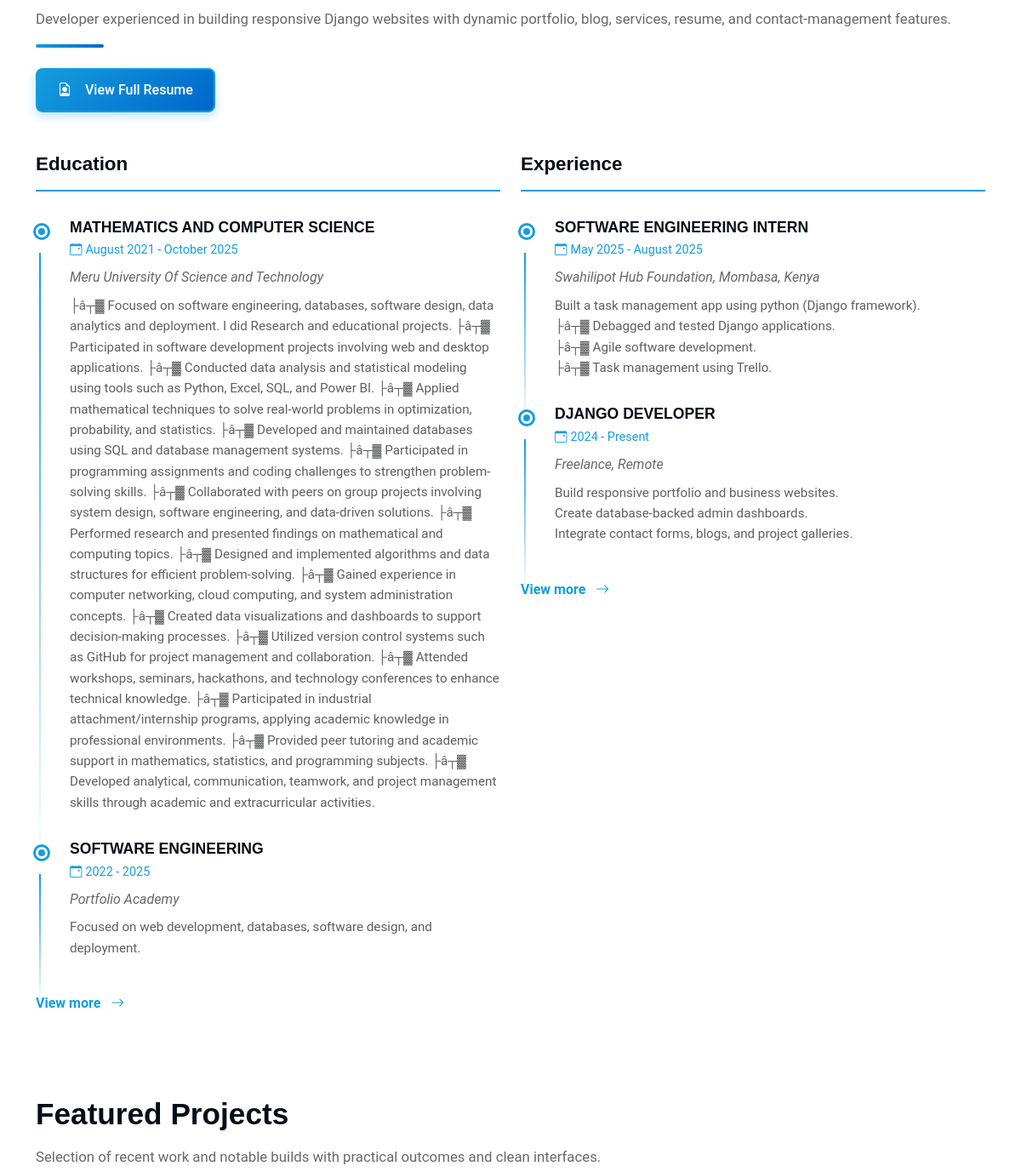
Before: / (middle part) with the older database file.
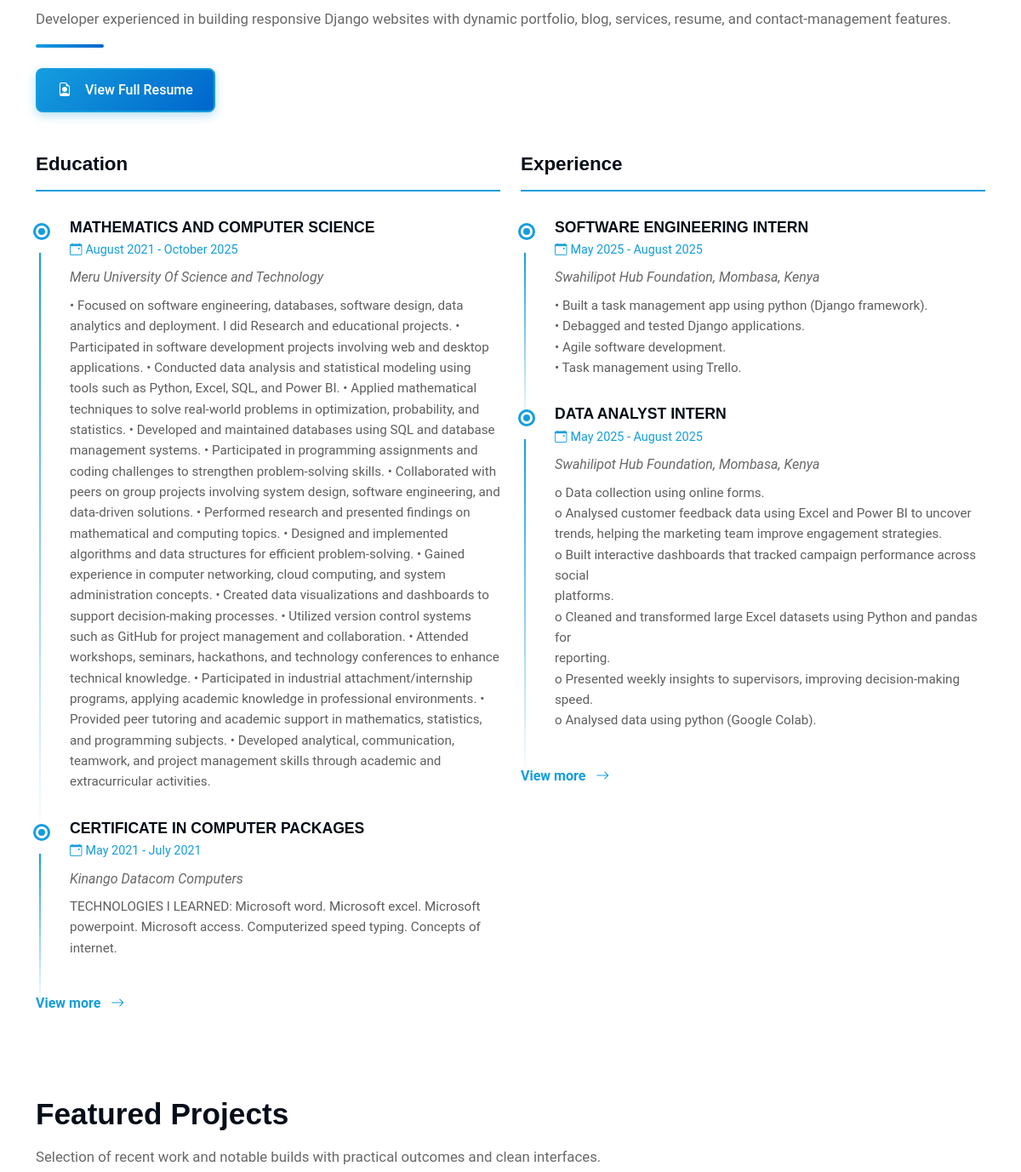
After: the same page with the newer database file.
### myportifolio/models.py (models this page shows, shortened)
class TimestampedModel(models.Model):
    created_at = models.DateTimeField(auto_now_add=True)
    updated_at = models.DateTimeField(auto_now=True)
    class Meta:
        abstract = True

class Education(TimestampedModel):
    degree = models.CharField(max_length=180)
    school = models.CharField(max_length=180)
    period = models.CharField(max_length=80)
    description = models.TextField(blank=True)
    order = models.PositiveIntegerField(default=0)
    class Meta:
        ordering = ["order", "-created_at"]

class Experience(TimestampedModel):
    role = models.CharField(max_length=180)
    company = models.CharField(max_length=180)
    period = models.CharField(max_length=80)
    location = models.CharField(max_length=120, blank=True)
    description = models.TextField(
        help_text="Use one responsibility per line for bullet points."
    )
    order = models.PositiveIntegerField(default=0)
    class Meta:
        ordering = ["order", "-created_at"]

### myportifolio/views.py (the view)
# urls.py: path("", views.index, name="index"),
def index(request):
    if request.method == "POST":
        form = ContactMessageForm(request.POST)
        if form.is_valid():
            form.save()
            messages.success(request, "Your message has been sent. Thank you!")
            return redirect("index")
        messages.error(request, "Please correct the highlighted fields.")
    else:
        form = ContactMessageForm()
    posts = BlogPost.objects.filter(published=True).filter(
        published_at__lte=timezone.now()
    ) | BlogPost.objects.filter(published=True, published_at__isnull=True)
    context = {
        "profile": _site_profile(),
        "skills": Skill.objects.all(),
        "education": Education.objects.all(),
        "experience": Experience.objects.all(),
        "resume": Resume.objects.order_by("-updated_at").first(),
        "services": Service.objects.filter(is_active=True),
        "projects": Project.objects.all(),
        "featured_projects": Project.objects.filter(is_featured=True),
        "blog_posts": posts.distinct()[:3],
        "contact_form": form,
    }
    return render(request, "index.html", context)

### myportifolio/models.py (called while the page is built)
    def get_absolute_url(self):
        return reverse("project_detail", kwargs={"slug": self.slug})

    def get_absolute_url(self):
        return reverse("blog_detail", kwargs={"slug": self.slug})

### myportifolio/views.py (called while the page is built, shortened)
def _site_profile():
    profile = SiteProfile.objects.order_by("-updated_at").first()
    if profile:
        return profile

### myportifolio/templates/index.html (shortened to what this page needs)
{% load static %}
<!DOCTYPE html>
<html lang="en">
<head>
  <link href="{% static 'assets/vendor/bootstrap/css/bootstrap.min.css' %}" rel="stylesheet">
  <link href="{% static 'assets/vendor/bootstrap-icons/bootstrap-icons.css' %}" rel="stylesheet">
  <link href="{% static 'assets/vendor/aos/aos.css' %}" rel="stylesheet">
  <link href="{% static 'assets/vendor/glightbox/css/glightbox.min.css' %}" rel="stylesheet">
  <link href="{% static 'assets/vendor/swiper/swiper-bundle.min.css' %}" rel="stylesheet">
  <link href="{% static 'assets/css/main.css' %}" rel="stylesheet">
</head>
<body class="index-page">
  <main class="main">
    <section id="resume" class="resume-modern py-5">
      <div class="container-lg">
        <div class="section-title mb-5" data-aos="fade-up">
          <p>{{ resume.summary|default:"Manage your resume summary, education, and experience from the Django admin." }}</p>
          <div class="title-underline"></div>
          <div class="cta-row mt-4">
            <a href="{% url 'resume' %}" class="btn btn-primary"><i class="bi bi-file-earmark-person me-2"></i>View Full Resume</a>
          </div>
        </div>
        <div class="row g-4">
          <div class="col-lg-6" data-aos="fade-up">
            <h4 class="resume-section-title">Education</h4>
            {% for item in education|slice:":2" %}
              <div class="resume-card">
                <div class="resume-marker"></div>
                <div class="resume-content">
                  <h5>{{ item.degree }}</h5>
                  <p class="resume-period"><i class="bi bi-calendar-event me-1"></i>{{ item.period }}</p>
                  <p class="resume-school"><em>{{ item.school }}</em></p>
                  <p class="resume-description">{{ item.description }}</p>
                </div>
              </div>
            {% empty %}
              <p>Add education records from the Django admin.</p>
            {% endfor %}
            <a href="{% url 'resume' %}" class="readmore text-decoration-none mt-2"><span>View more</span><i class="bi bi-arrow-right ms-1"></i></a>
          </div>
          <div class="col-lg-6" data-aos="fade-up" data-aos-delay="100">
            <h4 class="resume-section-title">Experience</h4>
            {% for item in experience|slice:":2" %}
              <div class="resume-card">
                <div class="resume-marker"></div>
                <div class="resume-content">
                  <h5>{{ item.role }}</h5>
                  <p class="resume-period"><i class="bi bi-calendar-event me-1"></i>{{ item.period }}</p>
                  <p class="resume-company"><em>{{ item.company }}{% if item.location %}, {{ item.location }}{% endif %}</em></p>
                  <p class="resume-description">{{ item.description|linebreaksbr }}</p>
                </div>
              </div>
            {% empty %}
              <p>Add experience records from the Django admin.</p>
            {% endfor %}
            <a href="{% url 'resume' %}" class="readmore text-decoration-none mt-2"><span>View more</span><i class="bi bi-arrow-right ms-1"></i></a>
          </div>
        </div>
      </div>
    </section>
    <section id="projects" class="projects-modern py-5 light-background">
      <div class="container-lg">
        <div class="section-title mb-5" data-aos="fade-up">
          <h2>Featured Projects</h2>
          <p>Selection of recent work and notable builds with practical outcomes and clean interfaces.</p>
        </div>
      </div>
    </section>
  </main>
</body>
</html>

Changed rows visible on the page:
removed Education: degree "SOFTWARE ENGINEERING", period "2022 - 2025", school "Portfolio Academy", description "Focused on web development, databases, software design, and deployment."
removed Experience: role "DJANGO DEVELOPER", period "2024 - Present", company "Freelance", location "Remote", description "Build responsive portfolio and business websites. Create database-backed admin dashboards. Integrate contact forms, blogs, and project galleries."
changed Education "MATHEMATICS AND COMPUTER SCIENCE": description "├â┬▓ Focused on software engineering, databases, software design, data analytics and deployment. I did Research and educational projects. ├â┬▓ Participated in software development projects involving web and desktop applications. ├â┬▓ Conducted data analysis and statistical modeling using tools such as Python, Excel, SQL, and Power BI. ├â┬▓ Applied mathematical techniques to solve real-world problems in optimization, probability, and statistics. ├â┬▓ Developed and maintained databases using SQL and database management systems. ├â┬▓ Participated in programming assignments and coding challenges to strengthen problem-solving skills. ├â┬▓ Collaborated with peers on group projects involving…" → "• Focused on software engineering, databases, software design, data analytics and deployment. I did Research and educational projects. • Participated in software development projects involving web and desktop applications. • Conducted data analysis and statistical modeling using tools such as Python, Excel, SQL, and Power BI. • Applied mathematical techniques to solve real-world problems in optimization, probability, and statistics. • Developed and maintained databases using SQL and database management systems. • Participated in programming assignments and coding challenges to strengthen problem-solving skills. • Collaborated with peers on group projects involving system design, software…"
now on this page (row unchanged): Education: degree "CERTIFICATE IN COMPUTER PACKAGES", period "May 2021 - July 2021", school "Kinango Datacom Computers", description "TECHNOLOGIES I LEARNED: Microsoft word. Microsoft excel. Microsoft powerpoint. Microsoft access. Computerized speed typing. Concepts of internet."
changed Experience "SOFTWARE ENGINEERING INTERN": description "Built a task management app using python (Django framework). ├â┬▓ Debagged and tested Django applications. ├â┬▓ Agile software development. ├â┬▓ Task management using Trello." → "• Built a task management app using python (Django framework). • Debagged and tested Django applications. • Agile software development. • Task management using Trello."
now on this page (row unchanged): Experience: role "DATA ANALYST INTERN", period "May 2025 - August 2025", company "Swahilipot Hub Foundation", location "Mombasa, Kenya", description "o Data collection using online forms. o Analysed customer feedback data using Excel and Power BI to uncover trends, helping the marketing team improve engagement strategies. o Built interactive dashboards that tracked campaign performance across social platforms. o Cleaned and transformed large Excel datasets using Python and pandas for reporting. o Presented weekly insights to supervisors, improving decision-making speed. o Analysed data using python (Google Colab)."
